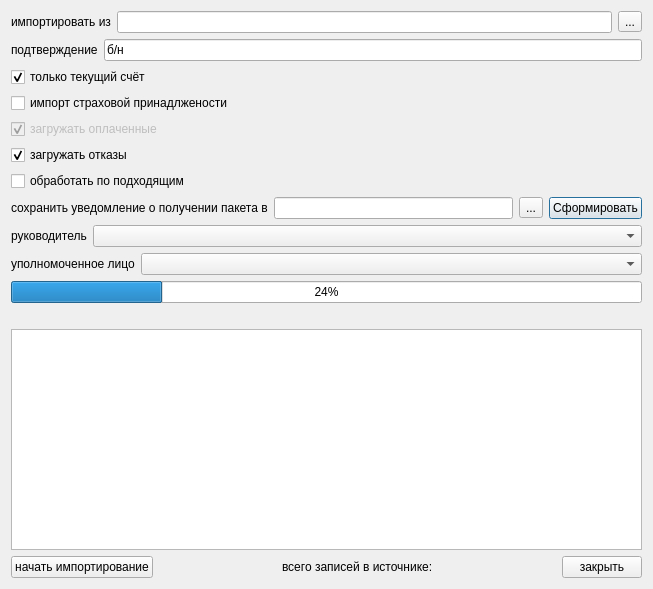
<?xml version="1.0" encoding="UTF-8"?>
<ui version="4.0">
 <class>Dialog</class>
 <widget class="QDialog" name="Dialog">
  <property name="geometry">
   <rect>
    <x>0</x>
    <y>0</y>
    <width>653</width>
    <height>589</height>
   </rect>
  </property>
  <property name="windowTitle">
   <string>Загрузка отказов оплаты для Архангельской области</string>
  </property>
  <layout class="QGridLayout">
   <item row="0" column="0">
    <layout class="QHBoxLayout">
     <property name="spacing">
      <number>6</number>
     </property>
     <property name="margin">
      <number>0</number>
     </property>
     <item>
      <widget class="QLabel" name="label">
       <property name="text">
        <string>импортировать из</string>
       </property>
      </widget>
     </item>
     <item>
      <widget class="QLineEdit" name="edtFileName"/>
     </item>
     <item>
      <widget class="QToolButton" name="btnSelectFile">
       <property name="text">
        <string>...</string>
       </property>
      </widget>
     </item>
    </layout>
   </item>
   <item row="7" column="0">
    <widget class="QCheckBox" name="chkProcessRelevant">
     <property name="text">
      <string>обработать по подходящим</string>
     </property>
    </widget>
   </item>
   <item row="5" column="0">
    <widget class="QCheckBox" name="chkImportPayed">
     <property name="enabled">
      <bool>false</bool>
     </property>
     <property name="text">
      <string>загружать оплаченные</string>
     </property>
     <property name="checked">
      <bool>true</bool>
     </property>
    </widget>
   </item>
   <item row="14" column="0">
    <widget class="QLabel" name="stat">
     <property name="text">
      <string/>
     </property>
    </widget>
   </item>
   <item row="8" column="0">
    <layout class="QHBoxLayout" name="layoutConfirmation">
     <item>
      <widget class="QLabel" name="lblConfirmationDir">
       <property name="text">
        <string>сохранить уведомление о получении пакета в</string>
       </property>
      </widget>
     </item>
     <item>
      <widget class="QLineEdit" name="edtConfirmationDir"/>
     </item>
     <item>
      <widget class="QToolButton" name="btnSelectConfirmationDir">
       <property name="text">
        <string>...</string>
       </property>
      </widget>
     </item>
     <item>
      <widget class="QPushButton" name="btnManualConfirmation">
       <property name="text">
        <string>Сформировать</string>
       </property>
      </widget>
     </item>
    </layout>
   </item>
   <item row="9" column="0">
    <layout class="QHBoxLayout" name="horizontalLayout">
     <item>
      <widget class="QLabel" name="lblChief">
       <property name="text">
        <string>руководитель</string>
       </property>
      </widget>
     </item>
     <item>
      <widget class="CPersonComboBox" name="cmbChief">
       <property name="sizePolicy">
        <sizepolicy hsizetype="Expanding" vsizetype="Fixed">
         <horstretch>0</horstretch>
         <verstretch>0</verstretch>
        </sizepolicy>
       </property>
      </widget>
     </item>
    </layout>
   </item>
   <item row="6" column="0">
    <widget class="QCheckBox" name="chkImportRefused">
     <property name="text">
      <string>загружать отказы</string>
     </property>
     <property name="checked">
      <bool>true</bool>
     </property>
    </widget>
   </item>
   <item row="21" column="0">
    <layout class="QHBoxLayout">
     <property name="spacing">
      <number>6</number>
     </property>
     <property name="margin">
      <number>0</number>
     </property>
     <item>
      <widget class="QPushButton" name="btnImport">
       <property name="text">
        <string>начать импортирование</string>
       </property>
      </widget>
     </item>
     <item>
      <spacer>
       <property name="orientation">
        <enum>Qt::Horizontal</enum>
       </property>
       <property name="sizeHint" stdset="0">
        <size>
         <width>40</width>
         <height>20</height>
        </size>
       </property>
      </spacer>
     </item>
     <item>
      <widget class="QLabel" name="labelNum">
       <property name="text">
        <string>всего записей в источнике:</string>
       </property>
      </widget>
     </item>
     <item>
      <spacer>
       <property name="orientation">
        <enum>Qt::Horizontal</enum>
       </property>
       <property name="sizeHint" stdset="0">
        <size>
         <width>40</width>
         <height>20</height>
        </size>
       </property>
      </spacer>
     </item>
     <item>
      <widget class="QPushButton" name="btnClose">
       <property name="text">
        <string>закрыть</string>
       </property>
      </widget>
     </item>
    </layout>
   </item>
   <item row="20" column="0">
    <widget class="QTextBrowser" name="log"/>
   </item>
   <item row="13" column="0">
    <widget class="CProgressBar" name="progressBar">
     <property name="value">
      <number>24</number>
     </property>
     <property name="orientation">
      <enum>Qt::Horizontal</enum>
     </property>
    </widget>
   </item>
   <item row="1" column="0">
    <layout class="QHBoxLayout">
     <item>
      <widget class="QLabel" name="label_2">
       <property name="text">
        <string>подтверждение</string>
       </property>
      </widget>
     </item>
     <item>
      <widget class="QLineEdit" name="edtConfirmation">
       <property name="text">
        <string>б/н</string>
       </property>
      </widget>
     </item>
    </layout>
   </item>
   <item row="10" column="0">
    <layout class="QHBoxLayout" name="hlDelegate">
     <item>
      <widget class="QLabel" name="lblDelegate">
       <property name="text">
        <string>уполномоченное лицо</string>
       </property>
      </widget>
     </item>
     <item>
      <widget class="CPersonComboBox" name="cmbDelegate">
       <property name="sizePolicy">
        <sizepolicy hsizetype="Expanding" vsizetype="Fixed">
         <horstretch>0</horstretch>
         <verstretch>0</verstretch>
        </sizepolicy>
       </property>
      </widget>
     </item>
    </layout>
   </item>
   <item row="3" column="0">
    <widget class="QCheckBox" name="chkOnlyCurrentAccount">
     <property name="text">
      <string>только текущий счёт</string>
     </property>
     <property name="checked">
      <bool>true</bool>
     </property>
    </widget>
   </item>
   <item row="4" column="0">
    <widget class="QCheckBox" name="chkImportInsurance">
     <property name="text">
      <string>импорт страховой принадлжености</string>
     </property>
    </widget>
   </item>
  </layout>
 </widget>
 <customwidgets>
  <customwidget>
   <class>CProgressBar</class>
   <extends>QProgressBar</extends>
   <header>library/ProgressBar.h</header>
  </customwidget>
  <customwidget>
   <class>CPersonComboBox</class>
   <extends>QComboBox</extends>
   <header>Orgs/PersonComboBox.h</header>
  </customwidget>
 </customwidgets>
 <resources/>
 <connections/>
</ui>
